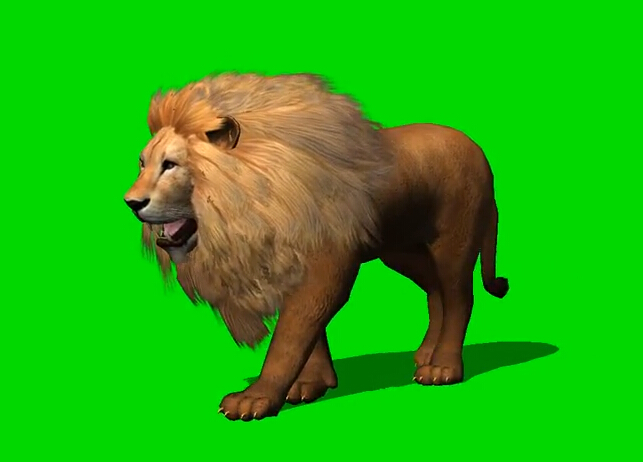
#> input picture Data Science_WANMEN_course/Chapter 32. Python, Operating System and Control/PIC/lvmu.jpg, 643 x 462 px
$ jupyter execute 'Notes 32.03-04 OpenCV basic.ipynb'   (shell and % lines are left out)
#> lines starting #> are read from the running program, lines starting #| are printed output that depends on the picture; after the words box and inside, x2 and y2 are one past the last pixel; in counts of white or black regions, pixels touching at a corner belong together
[cell 1]
import numpy as np
import matplotlib.image as mpimg  # for reading in images

import matplotlib.pyplot as plt
import cv2  # computer vision library

# Load Images as Grids of Pixels

[cell 2]
# Read in the image using matplotlib
image = mpimg.imread('./PIC/lvmu.jpg')
#> image is the input picture: shape (462, 643, 3); mean R, G, B 32.9, 177.9, 13.6
# or read in opencv
image2=cv2.imread('./PIC/lvmu.jpg')

[cell 3]
# Print out the image dimensions
print('Image dimensions:', image.shape)
#| Image dimensions: (462, 643, 3)

image[200][200] # image is nxmx3 array, n is height, m is width of picture, and 3 refer to RGB e.g.[R=198, G=145, B=93] as below
#> Out = [198, 145, 93]
# below shows the RGB color index at pixel [200, 200] of this image

[cell 4]
image2[200][200] # open cv uses BGR while matplot lib uses RGB, that's why the number below is in reverse order as above
#> Out = [93, 145, 198]

[cell 5]
plt.imshow(image) #use matplot lib to convert image array to show image.

[cell 6]
plt.imshow(image2) #since image2 here use opencv to open the picture, the RGB color is stored as BGR, therefore, when using
# plt.imshow which is part of matplotlib, it will mistakenly consider R=B, G=G, B=R, therefore the picture color is different
# from above, see below.

[cell 7]
# to convert it back to RGB, use convert color index function .cvtColor to convert BGR to RGB using cv2.COLOR_BGR2RGB
# then print the image using matplotlib, it will then show correct color (see below)
image2=cv2.cvtColor(image2,cv2.COLOR_BGR2RGB)
plt.imshow(image2)

[cell 8]
image = mpimg.imread('./PIC/lvmu.jpg')
# Change from color to grayscale
gray_image = cv2.cvtColor(image, cv2.COLOR_RGB2GRAY)
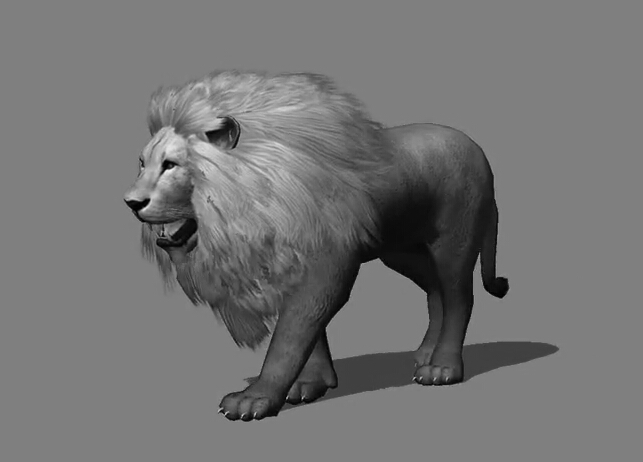
#> gray_image: shape (462, 643); min 0, max 241, mean 115.8
plt.imshow(gray_image, cmap='gray')

[cell 9]
max_val = np.amax(gray_image)
#> max_val = 241
min_val = np.amin(gray_image)
#> min_val = 0

print('Max: ', max_val)
#| Max:  241
print('Min: ', min_val)
#| Min:  0

[cell 10]
#check part of the picture using pixel index reference, example below shows image around pixel 200, 200

square = np.zeros((50, 50, 3), dtype = np.uint8)
square = cv2.rectangle(square, (int(0), 0), (int(50),50),
                        np.array(image[200][200],dtype = "uint8").tolist(), -1)
plt.imshow(square)

[cell 11]
# extract RGB color separately
R = image[:, :, 0]
G = image[:, :, 1]
B = image[:, :, 2]
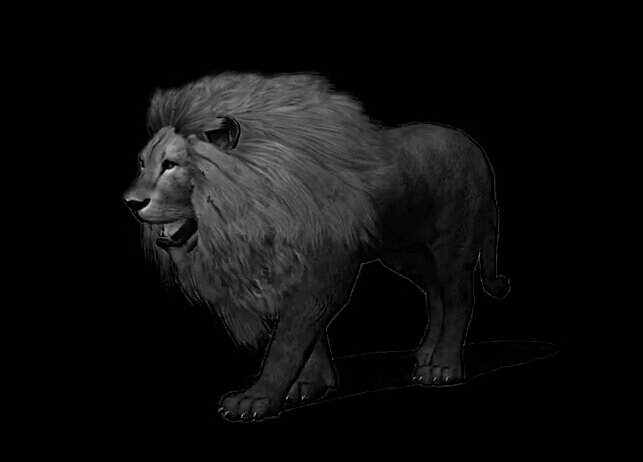
#> B: shape (462, 643); min 0, max 216, mean 13.6

[cell 12]
B[200][200]
#> Out = 93

[cell 13]
plt.imshow(R)

[cell 14]
plt.imshow(G)

[cell 15]
plt.imshow(B)

[cell 16]
# Create a 5x5 image using just grayscale, numerical values
tiny_image = np.array([[0, 20, 30, 150, 120],
                      [200, 200, 250, 70, 3],
                      [50, 180, 85, 40, 90],
                      [240, 100, 50, 255, 10],
                      [30, 0, 75, 190, 220]])

# To show the pixel grid, use matshow
plt.matshow(tiny_image, cmap='gray')
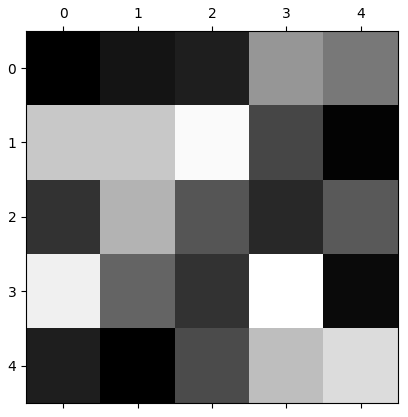
#> figure drawn by matplotlib, 1 panel

# create mask (抠图)

[cell 17]
# Define our color selection boundaries in RGB values
lower_green = np.array([0,180,0])
upper_green = np.array([100,255,100])

# Define the masked area
mask = cv2.inRange(image, lower_green, upper_green)
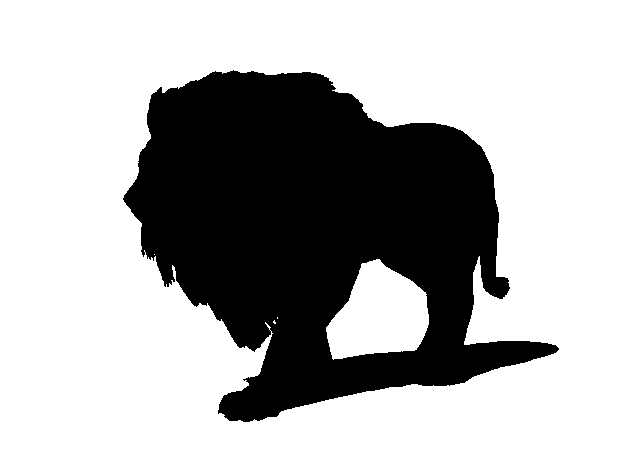
#> mask: shape (462, 643); 70.4% white; 1 black region, box (x1, y1, x2, y2) and area: (123, 70, 559, 422) 88012

# Vizualize the mask
plt.imshow(mask, cmap='gray')

use method above to create mask will include the shadow of lion, not ideal when put lion to another background (see below)

[cell 18]
# Mask the image to let the car show through
masked_image = np.copy(image)

masked_image[mask != 0] = [0, 0, 0]

# Display it!
plt.imshow(masked_image)

use HSV color scale to achieve better separation of lion vs shadow vs. background

[cell 19]
hsv = cv2.cvtColor(image, cv2.COLOR_RGB2HSV) # convert RGB to HSV -> HSV (hue, saturation, value)
#> hsv: shape (462, 643, 3); mean H, S, V 48.3, 228.1, 187.1

# HSV channels
h = hsv[:,:,0]
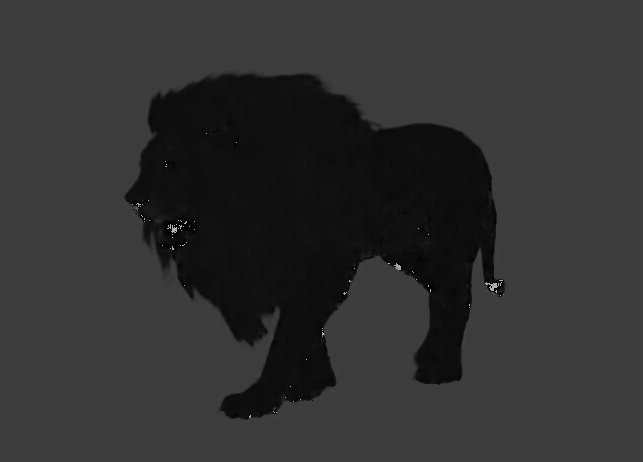
#> h: shape (462, 643); min 0, max 179, mean 48.3
s = hsv[:,:,1]
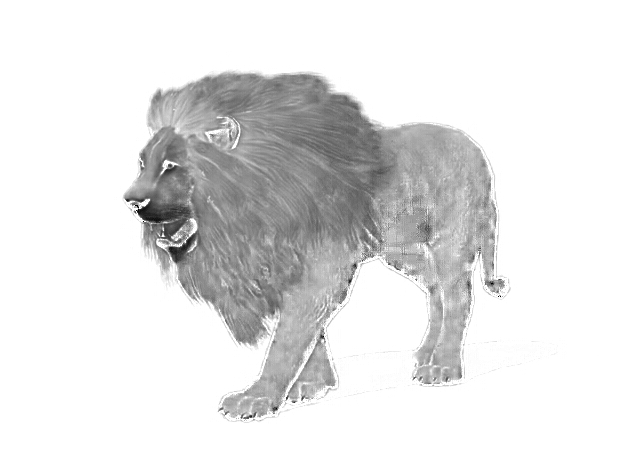
#> s: shape (462, 643); min 0, max 255, mean 228.1
v = hsv[:,:,2]
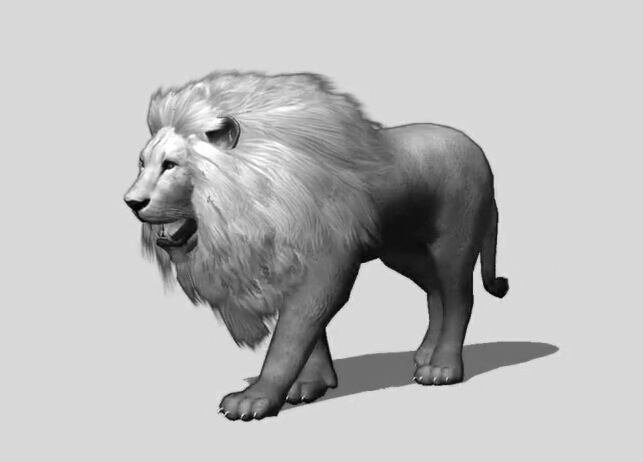
#> v: shape (462, 643); min 0, max 255, mean 187.1

# Plot the original image and the three channels
f, (ax1, ax2, ax3, ax4) = plt.subplots(1, 4, figsize=(20,10))
ax1.set_title('Standardized image')
ax1.imshow(image)
ax2.set_title('H channel')
ax2.imshow(h, cmap='gray')
ax3.set_title('S channel')
ax3.imshow(s, cmap='gray')
ax4.set_title('V channel')
ax4.imshow(v, cmap='gray')

[cell 20]
hsv_lower_green=np.array([35,43,46])
hsv_upper_green=np.array([77,255,255])
new_mask = cv2.inRange(hsv, hsv_lower_green, hsv_upper_green)
#> new_mask: shape (462, 643); 73.5% white; 4 black regions (3 under 20 px), largest, box (x1, y1, x2, y2) and area: (125, 74, 508, 421) 78693
plt.imshow(mask, cmap='gray')
masked_image = np.copy(image)
masked_image[new_mask != 0] = [0, 0, 0]
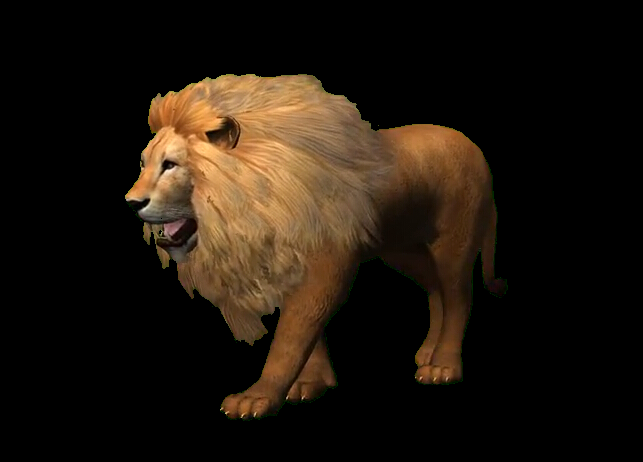
#> masked_image: shape (462, 643, 3); mean R, G, B 31.5, 22.4, 13.1
plt.imshow(masked_image)

[cell 21]
def avg_brightness(rgb_image):
    hsv = cv2.cvtColor(rgb_image, cv2.COLOR_RGB2HSV)
    sum_brightness = np.sum(hsv[:,:,2])
    avg = 0
    avg = sum_brightness / (rgb_image.shape[0] *rgb_image.shape[1])
    return avg

[cell 22]
day_image = mpimg.imread('./PIC/daywai.jpg')
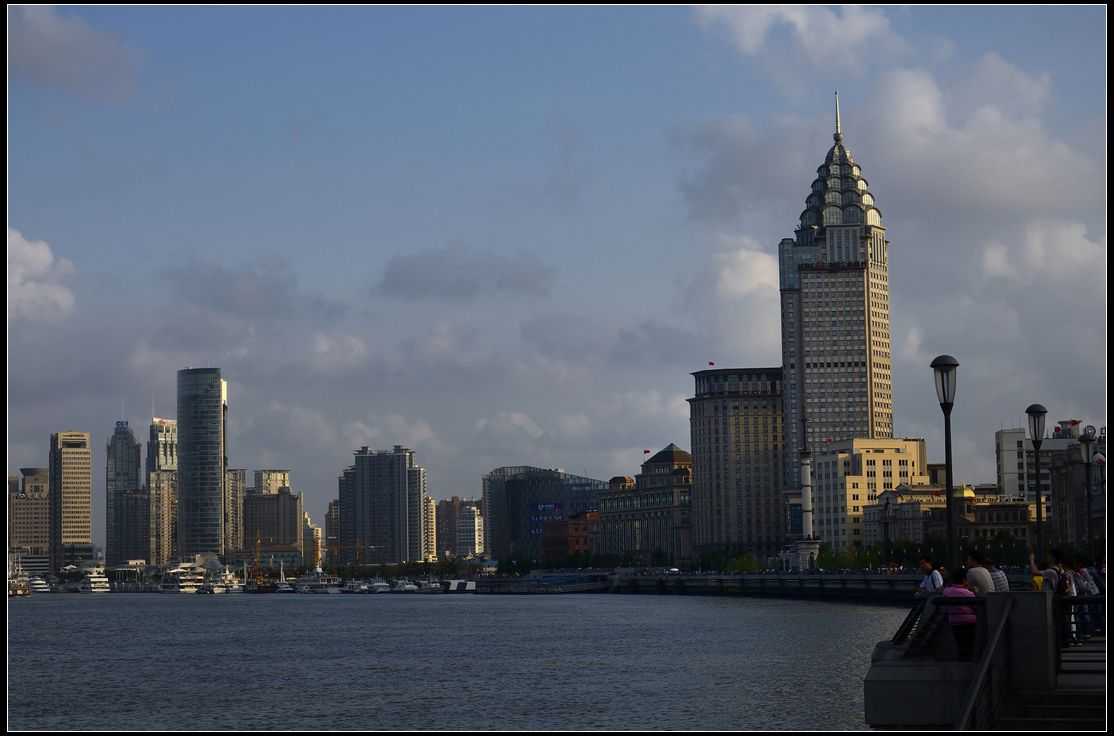
#> input picture Data Science_WANMEN_course/Chapter 32. Python, Operating System and Control/PIC/daywai.jpg, 1114 x 736 px
#> day_image is the input picture: shape (736, 1114, 3); mean R, G, B 89.1, 97.7, 111.3
night_image = mpimg.imread('./PIC/nightwai.jpg')
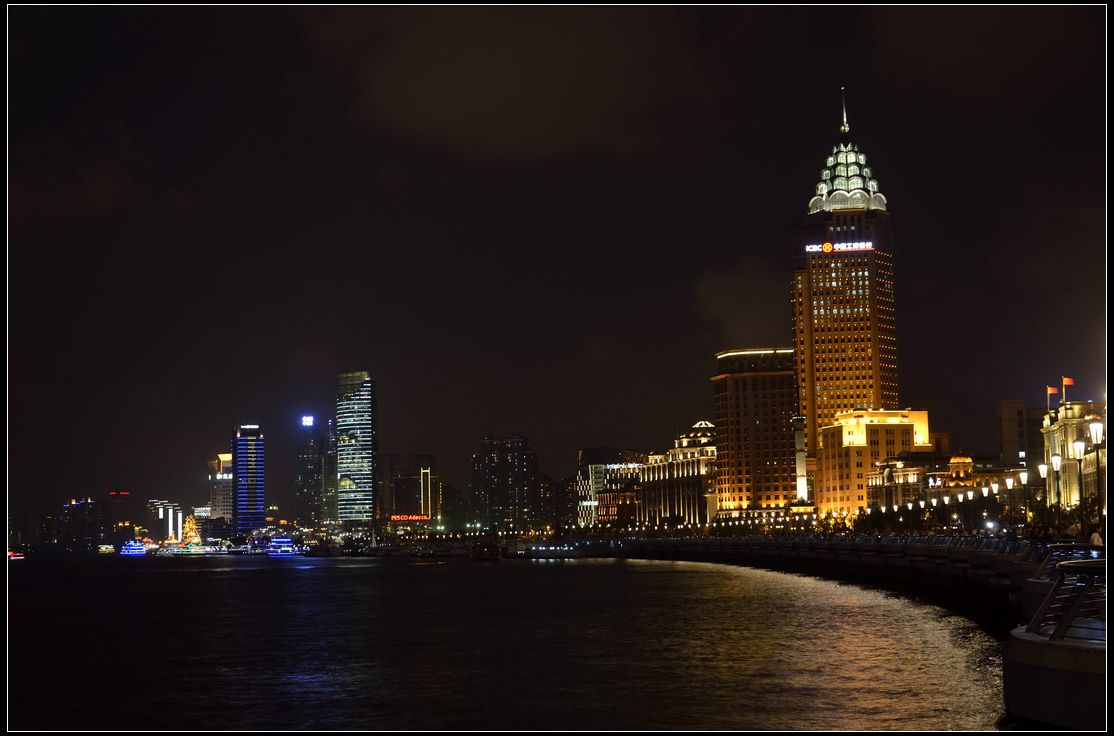
#> input picture Data Science_WANMEN_course/Chapter 32. Python, Operating System and Control/PIC/nightwai.jpg, 1114 x 736 px
#> night_image is the input picture: shape (736, 1114, 3); mean R, G, B 36.5, 27.6, 24.3

[cell 23]
avg_brightness(day_image)
#> in avg_brightness, `hsv = cv2.cvtColor(rgb_image, cv2.COLOR_RGB2HSV)`: hsv: shape (736, 1114, 3); mean H, S, V 101.1, 63.3, 113
#> in avg_brightness, `sum_brightness = np.sum(hsv[:,:,2])`: sum_brightness = 92623771
#> in avg_brightness, `avg = sum_brightness / (rgb_image.shape[0] *rgb_image.shape[1])`: avg = 113
#> Out = 113

[cell 24]
avg_brightness(night_image)
#> in avg_brightness (call 2), `hsv = cv2.cvtColor(rgb_image, cv2.COLOR_RGB2HSV)`: hsv: shape (736, 1114, 3); mean H, S, V 84, 99.4, 37.4
#> Out = 37.35
